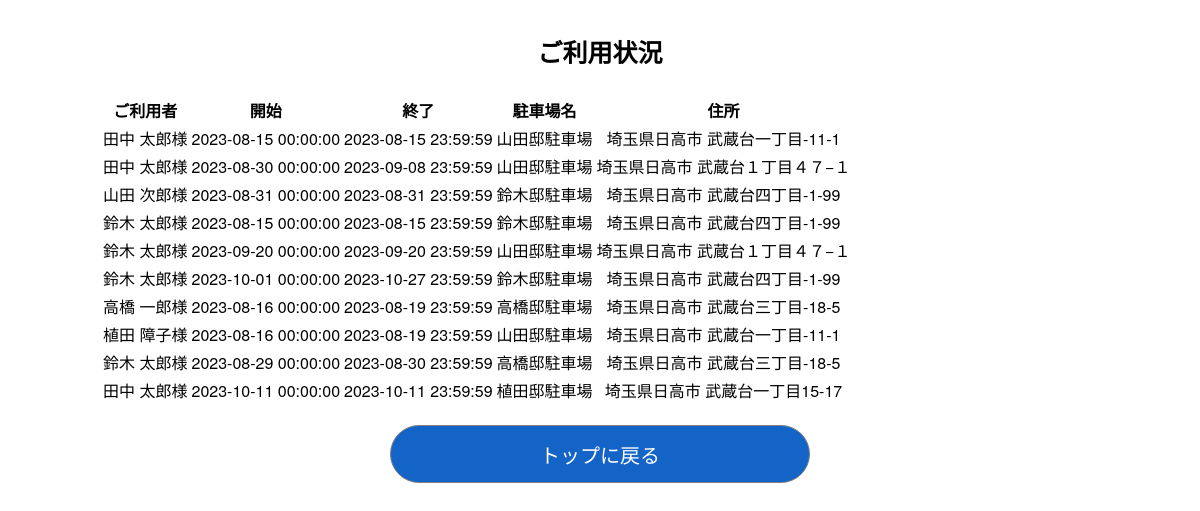
The page /admin on the database its author committed.
### app.py (models this page shows, shortened)
class Reserve(db.Model):
    id = db.Column(db.Integer, primary_key=True)
    user_id = db.Column(db.Integer, db.ForeignKey('user.id'), nullable=False)
    park_id = db.Column(db.Integer, db.ForeignKey('parking.id'), nullable=False)
    resv_at = db.Column(db.DateTime, nullable=False,
                        default=datetime.now(pytz.timezone('Asia/Tokyo'))) # 予約日時
    use_start = db.Column(db.DateTime, nullable=False) # 利用開始日時
    use_end =  db.Column(db.DateTime, nullable=False) # 利用終了日時
    resv_status = db.Column(db.Integer, nullable=False) # (0)予約なし,(1)予約ずみ,(2)ご利用済み

class User(UserMixin, db.Model):
    id = db.Column(db.Integer, primary_key=True, nullable=False)
    email = db.Column(db.String(50), unique=True)
    password = db.Column(db.String(512), nullable=False)
    first_name = db.Column(db.String(50), nullable=False)
    last_name = db.Column(db.String(50), nullable=False)
    first_name_kana = db.Column(db.String(50), nullable=False)
    last_name_kana = db.Column(db.String(50), nullable=False)
    postal_code = db.Column(db.String(7), nullable=False)
    address1 = db.Column(db.String(255), nullable=False)
    address2 = db.Column(db.String(255), nullable=False)
    tel = db.Column(db.String(11))
    birthday = db.Column(db.String(8), nullable=False)
    carNumber = db.Column(db.String(4), nullable=False)
    created_at = db.Column(db.DateTime, nullable=False,
                           default=datetime.now(pytz.timezone('Asia/Tokyo')))

class Parking(db.Model):
    id = db.Column(db.Integer, primary_key=True, nullable=False)
    title = db.Column(db.String(50), nullable=False)
    postal_code = db.Column(db.String(7), nullable=False)
    address1 = db.Column(db.String(120), nullable=False)
    address2 = db.Column(db.String(120), nullable=False)
    tel = db.Column(db.String(11), nullable=False)
    inoutdoor = db.Column(db.String(1), nullable=False) # (0)屋外、(1)屋内
    mustcall = db.Column(db.String(1), nullable=False) # (0)出し入れ時に連絡が不要、(1)出し入れ時に連絡が必要
    usableTypeNum = db.Column(db.String(1), nullable=False) # (0)3ナンバー、(1)5ナンバー
    usableSize = db.Column(db.String(1), nullable=False) # (0)155cm未満、(1)155 ～ 170cm
    max_day = db.Column(db.Integer, nullable=True)
    min_day = db.Column(db.Integer, nullable=True)
    price_day = db.Column(db.Integer, nullable=False)
    etc = db.Column(db.String(500), nullable=True)
    lon = db.Column(db.Float, nullable=False)
    lat = db.Column(db.Float, nullable=False)
    owner_id = db.Column(db.Integer, db.ForeignKey('user.id'), nullable=False)
    created_at = db.Column(db.DateTime, nullable=False,
                           default=datetime.now(pytz.timezone('Asia/Tokyo')))
    price_hour = db.Column(db.Integer)
    price_month = db.Column(db.Integer)
    max_hour = db.Column(db.Integer)
    min_hour = db.Column(db.Integer)
    max_month = db.Column(db.Integer)
    min_month = db.Column(db.Integer)

### app.py (the view)
@app.route('/admin', methods=['GET','POST'])
def admin():
    if request.method=='GET':
        join_query = db.session.query(User, Parking, Reserve).\
            join(Reserve, User.id == Reserve.user_id).\
            join(Parking, Reserve.park_id == Parking.id)
        result = join_query.all()
        reservelist = []
        for row in result:
            user = row.User.__dict__
            parking = row.Parking.__dict__
            reserve = row.Reserve.__dict__
            data = {}
            data.update(user)
            data.update(parking)
            data.update(reserve)
            reservelist.append(data)
        return render_template('admin.html', reservelist=reservelist)
    elif request.method=='POST':
        pass

### templates/admin.html (shortened to what this page needs)
<!DOCTYPE html>
<html>
<head>
    <link rel='stylesheet' href='../static/css/centerBox.css' />
    <link rel='stylesheet' href='../static/css/common.css' />
    <link rel="stylesheet" href="https://cdnjs.cloudflare.com/ajax/libs/jquery.tablesorter/2.31.0/css/theme.default.min.css">
</head>
<body>
    <article class='container'>
        <section class='box_contents'>
            <h1>ご利用状況</h1>
            <form>
                <table id="tablesorter">
                    {%if reservelist%}
                    <thead>
                        <tr>
                            <th >ご利用者</th>
                            <th >開始</th>
                            <th >終了</th>
                            <th >駐車場名</th>
                            <th >住所</th>
                        </tr>
                    </thead>
                    <tbody>
                        {%for reserve in reservelist%}
                        <tr>
                            <td class="{sortValue: 1}">{{reserve.last_name}} {{reserve.first_name}}様</td>
                            <td class="{sortValue: 2}">{{reserve.use_start}}</td>
                            <td class="{sortValue: 3}">{{reserve.use_end}}</td>
                            <td class="{sortValue: 4}">{{reserve.title}}</td>
                            <td class="{sortValue: 4}">{{reserve.address1}} {{reserve.address2}}</td>
                        </tr>
                        {%endfor%}
                        {%else%}
                        <p>現在、ご予約・ご利用はありません</p>
                        {%endif%}
                    </tbody>
                </table>
            </form>
            <nav class='buttonMenu'>
                <form>
                    <a href="login"><input class='common_button common_fat' style='width : 42%;' type='button' value='トップに戻る' /></a>
                </form>
            </nav>
        </section>
    </article>
</body>
</html>

### static/css/centerBox.css (style rules this page uses)
.container { display: grid; place-items: center; }
.box_contents { text-align : center; max-width: 1000px; min-width: 750px; width: 100%; }

### static/css/common.css (style rules this page uses)
:root { --labelFontSize : 1.2rem; }
html { font-size: 62.5%; box-sizing: border-box; }
body { font-size : 1.6em; font-family: "Helvetica Neue", Arial, "Hiragino Kaku Gothic ProN", "Hiragino Sans", Meiryo, sans-serif; }
nav.buttonMenu { margin-top : 2rem; }
h1 { font-size : 2.5rem; }
input, select { text-indent : 1rem; border : solid 0.1rem gray; height : 2.8rem; border-radius : 0.5rem; cursor: pointer; }
.common_button { background-color : rgb(20, 100, 200); text-indent : 0; font-size : 2rem; color : white; height : 4rem; border-radius : 2rem; margin : 0 1.4rem; }
.common_fat { height : 5.8rem; border-radius: 2.9rem; }

### rows shown on the page
Reserve: last_name "田中", first_name "太郎", use_start "2023-08-15 00:00:00", use_end "2023-08-15 23:59:59", title "山田邸駐車場", address1 "埼玉県日高市", address2 "武蔵台一丁目-11-1"
User: last_name "田中" "田中", first_name "太郎" "太郎"
Parking: title "山田邸駐車場" "山田邸駐車場", address1 "埼玉県日高市" "埼玉県日高市", address2 "武蔵台１丁目４７−１" "武蔵台１丁目４７−１"
Reserve: last_name "山田", first_name "次郎", use_start "2023-08-31 00:00:00", use_end "2023-08-31 23:59:59", title "鈴木邸駐車場", address1 "埼玉県日高市", address2 "武蔵台四丁目-1-99"
User: last_name "鈴木" "鈴木" "鈴木" "鈴木", first_name "太郎" "太郎" "太郎" "太郎"
Parking: title "鈴木邸駐車場" "鈴木邸駐車場", address1 "埼玉県日高市" "埼玉県日高市", address2 "武蔵台四丁目-1-99" "武蔵台四丁目-1-99"
Reserve: last_name "高橋", first_name "一郎", use_start "2023-08-16 00:00:00", use_end "2023-08-19 23:59:59", title "高橋邸駐車場", address1 "埼玉県日高市", address2 "武蔵台三丁目-18-5"
User: last_name "植田", first_name "障子"
Parking: title "山田邸駐車場", address1 "埼玉県日高市", address2 "武蔵台一丁目-11-1"
Parking: title "高橋邸駐車場", address1 "埼玉県日高市", address2 "武蔵台三丁目-18-5"
Parking: title "植田邸駐車場", address1 "埼玉県日高市", address2 "武蔵台一丁目15-17"

### other values the page prints
{{ reserve.use_start }} "2023-08-30 00:00:00" "2023-08-15 00:00:00" "2023-09-20 00:00:00" "2023-10-01 00:00:00" "2023-08-16 00:00:00" "2023-08-29 00:00:00" "2023-10-11 00:00:00"
{{ reserve.use_end }} "2023-09-08 23:59:59" "2023-08-15 23:59:59" "2023-09-20 23:59:59" "2023-10-27 23:59:59" "2023-08-19 23:59:59" "2023-08-30 23:59:59" "2023-10-11 23:59:59"
